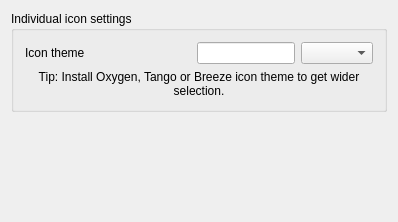
<?xml version="1.0" encoding="UTF-8"?>
<ui version="4.0">
 <class>KSettingsIcons</class>
 <widget class="QWidget" name="KSettingsIcons">
  <property name="geometry">
   <rect>
    <x>0</x>
    <y>0</y>
    <width>398</width>
    <height>222</height>
   </rect>
  </property>
  <property name="windowTitle">
   <string>Font settings</string>
  </property>
  <layout class="QVBoxLayout">
   <item>
    <widget class="QGroupBox" name="m_individualIconsFrame">
     <property name="title">
      <string>Individual icon settings</string>
     </property>
     <layout class="QGridLayout">
      <item row="0" column="3">
       <widget class="QComboBox" name="m_IconsTheme">
        <property name="sizePolicy">
         <sizepolicy hsizetype="Preferred" vsizetype="Preferred">
          <horstretch>0</horstretch>
          <verstretch>0</verstretch>
         </sizepolicy>
        </property>
       </widget>
      </item>
      <item row="0" column="1">
       <spacer name="spacer2">
        <property name="orientation">
         <enum>Qt::Horizontal</enum>
        </property>
        <property name="sizeType">
         <enum>QSizePolicy::Expanding</enum>
        </property>
        <property name="sizeHint" stdset="0">
         <size>
          <width>110</width>
          <height>20</height>
         </size>
        </property>
       </spacer>
      </item>
      <item row="0" column="0">
       <widget class="QLabel" name="textLabel1">
        <property name="text">
         <string>Icon theme</string>
        </property>
        <property name="wordWrap">
         <bool>false</bool>
        </property>
       </widget>
      </item>
      <item row="0" column="2">
       <widget class="QLineEdit" name="kcfg_IconsTheme">
        <property name="sizePolicy">
         <sizepolicy hsizetype="Preferred" vsizetype="Preferred">
          <horstretch>0</horstretch>
          <verstretch>0</verstretch>
         </sizepolicy>
        </property>
       </widget>
      </item>
      <item row="1" column="0" colspan="4">
       <widget class="QLabel" name="lblTip">
        <property name="text">
         <string>&lt;html&gt;&lt;head/&gt;&lt;body&gt;&lt;p align="center"&gt;Tip: Install Oxygen, Tango or Breeze icon theme to get wider selection.&lt;/p&gt;&lt;/body&gt;&lt;/html&gt;</string>
        </property>
        <property name="wordWrap">
         <bool>true</bool>
        </property>
       </widget>
      </item>
     </layout>
    </widget>
   </item>
   <item>
    <spacer name="spacer1">
     <property name="orientation">
      <enum>Qt::Vertical</enum>
     </property>
     <property name="sizeType">
      <enum>QSizePolicy::Expanding</enum>
     </property>
     <property name="sizeHint" stdset="0">
      <size>
       <width>20</width>
       <height>30</height>
      </size>
     </property>
    </spacer>
   </item>
  </layout>
 </widget>
 <layoutdefault spacing="6" margin="11"/>
 <resources/>
 <connections/>
</ui>
